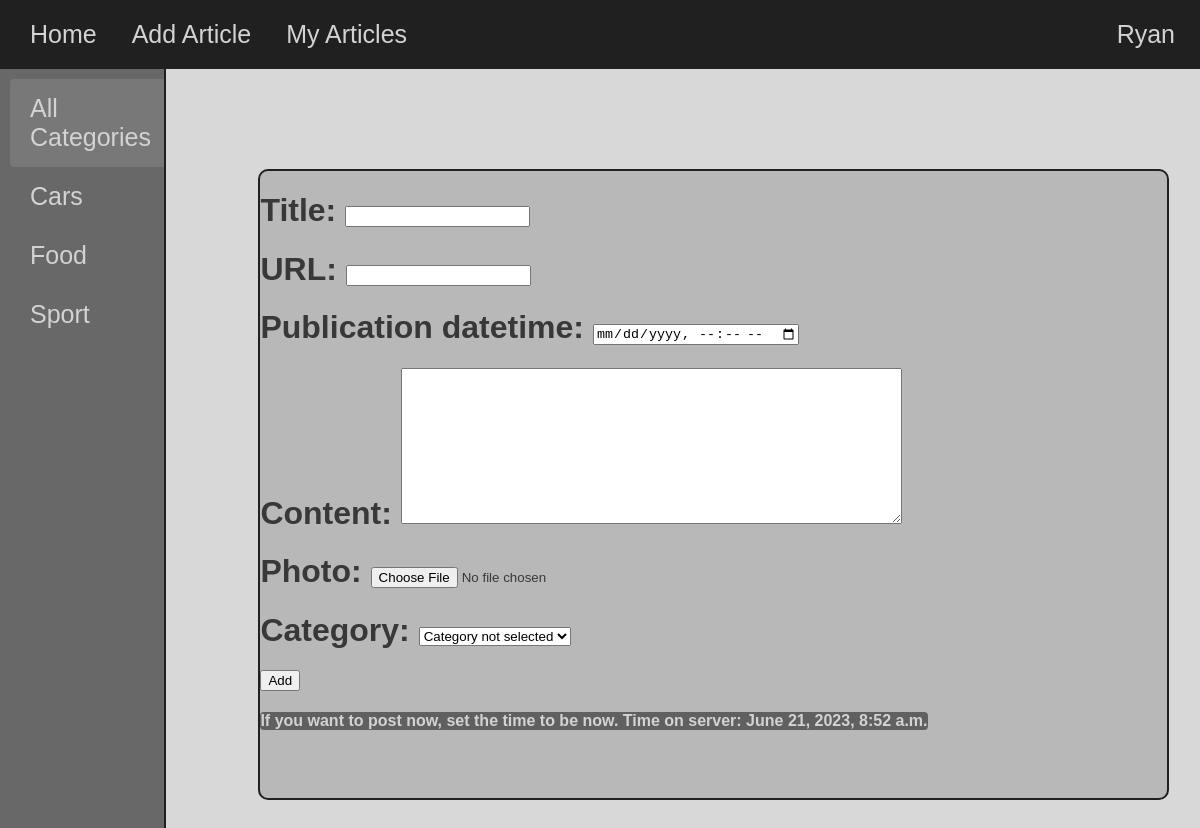
The page /addarticle/ (signed in) on the database its author committed.
### paper/models.py (models this page shows)
class Category(models.Model):
    name = models.CharField(max_length=100, db_index=True, verbose_name="Category")
    slug = models.SlugField(max_length=255, unique=True, db_index=True, verbose_name="URL")
    def __str__(self):
        return self.name
    def get_absolute_url(self):
        return reverse('category', kwargs={'cat_slug': self.slug})
    class Meta:
        ordering = ['id']

### paper/views.py (the view, shortened to what this page needs)
# urls.py: path('addarticle/', AddPage.as_view(), name='add_page'),
class AddPage(LoginRequiredMixin, DataMixin, CreateView):
    form_class = AddPageForm
    template_name = 'paper/addpage.html'
    success_url = reverse_lazy('home')
    login_url = reverse_lazy('home')
    raise_exception = True
    def get_context_data(self, **kwargs):
        context = super().get_context_data(**kwargs)
        time = timezone.now()
        c_def = self.get_user_context(title="Add article", time=time)
        return dict(list(context.items()) + list(c_def.items()))

### paper/forms.py (shortened to what this page needs)
class AddPageForm(forms.ModelForm):
    def __init__(self, *args, **kwargs):
        super().__init__(*args, **kwargs)
        self.fields['category'].empty_label = "Category not selected"
    class Meta:
        model = Articles
        fields = ["title", "slug", 'publication_datetime', "content", "photo", "category"]
        widgets = {
            "content": forms.Textarea(attrs={"cols": 60, "rows": 10}),
            'publication_datetime': forms.DateTimeInput(attrs={'type': 'datetime-local', 'required': False}),
        }

### paper/utils.py (called while the page is built)
    def get_user_context(self, **kwargs):
        context = kwargs
        categories = Category.objects.annotate(Count('articles'))
        user_menu = menu.copy()
        if not self.request.user.is_authenticated:
            user_menu = user_menu[0:1]
        context['menu'] = user_menu
        context['categories'] = categories
        if "cat_selected" not in context:
            context["cat_selected"] = 0
        return context

### paper/templates/paper/addpage.html (shortened to what this page needs)
{% extends 'paper/base.html' %}
{% block content %}
<div class="window">
    <form action="{% url 'add_page' %}" method="post" enctype="multipart/form-data">
        {% for f in form %}
        <h1><label for="{{ f.id_for_label }}">{{ f.label }}: </label>{{ f }}</h1>
        {% endfor %}
        <button type="submit">Add</button>
        <h4 style="background-color: #606060; border-radius: 4px; color: #D3D3D3;">If you want to post now, set the time to be now. Time on server: {{ time }}</h4>
    </form>
</div>
{% endblock %}

### paper/templates/paper/base.html (shortened to what this page needs)
{% load static %}
<!DOCTYPE html>
<html>
<head>
  <link type="text/css" rel="stylesheet" href="{% static 'paper/css/styles.css' %}">
</head>
<body>
  <div class="header">
    <div class="header__section">
      {% for item in menu %}
        <a href="{% url item.url %}"><div class="header__item headerButton">{{ item.title }}</div></a>
      {% endfor %}
    </div>
    <div class="header__section">
      {% if request.user.is_authenticated %}
      <a href="{% url 'logout' %}"><div class="header__item headerButton">{{user.username}}</div></a>
      {% else %}
      <div class="header__item headerButton"><a href="{% url 'login' %}">Log In</a></div>
      {% endif %}
    </div>
  </div>
  <main>
  <div class="sideBar">
    <div class="sideBar__section">
      {% if cat_selected == 0 %}
      <a href="{% url 'home' %}"><div class="sideBar__item" style="background-color: #787878;border-radius: 4px;">All Categories</div></a>
      {% else %}
      <a href="{% url 'home' %}"><div class="sideBar__item">All Categories</div></a>
      {% endif %}
      {% for category in categories %}
        {% if category.articles__count > 0 %}
          {% if category.pk == cat_selected %}
          <a href="{{ category.get_absolute_url }}"><div class="sideBar__item" style="background-color: #787878;border-radius: 4px;">{{ category }}</div></a>
          {% else %}
          <a href="{{ category.get_absolute_url }}"><div class="sideBar__item">{{ category }}</div></a>
          {% endif %}
        {% endif %}
      {% endfor %}
    </div>
  </div>
  </main>
  <main>
  <div class="content">
    {% block content %}
    {% endblock %}
  </div>
  </main>
</body>
</html>

### paper/static/paper/css/styles.css (style rules this page uses)
body { margin: 0; padding: 0; display: flex; flex-direction: column; min-height: 100vh; background-color: #D8D8D8; }
a { color: inherit; text-decoration: inherit; }
.header { position:sticky; display: flex; justify-content: space-between; padding: 10px; background: #202020; color: #D3D3D3; font-family: "Arial"; }
.header__section { display: flex; align-items: center; }
.header__item { padding: 10px 15px; font-size: 25px; margin-left: 5px; }
.sideBar { overflow: scroll; position: fixed; display: flex; flex-decoration: column; justify-content: space-between; height: 100%; border-right: 2px solid #202020; background-color: #686868; padding: 10px; float: left; width: 12%; }
.sideBar a { color: #D3D3D3; font-family: "Arial"; }
.sideBar__item { cursor: pointer; padding: 15px 20px; font-size: 25px; }
.content { color: #383838; background: #D8D8D8; height: 836px; float: right; width: 86.8%; font-family: "Arial"; }
.window { background-color: #B8B8B8; width: 87%;height: 75%;display: flex;margin: 100px;border: 2px solid #202020; border-radius: 10px; }

### rows shown on the page
Category: name "Cars"
Category: name "Food"
Category: name "Sport"

### other values the page prints
{{ item.title }} "Home" "Add Article" "My Articles"
{{ user.username }} "Ryan"
{{ f.label }} "Title" "URL" "Publication datetime" "Content" "Photo" "Category"
